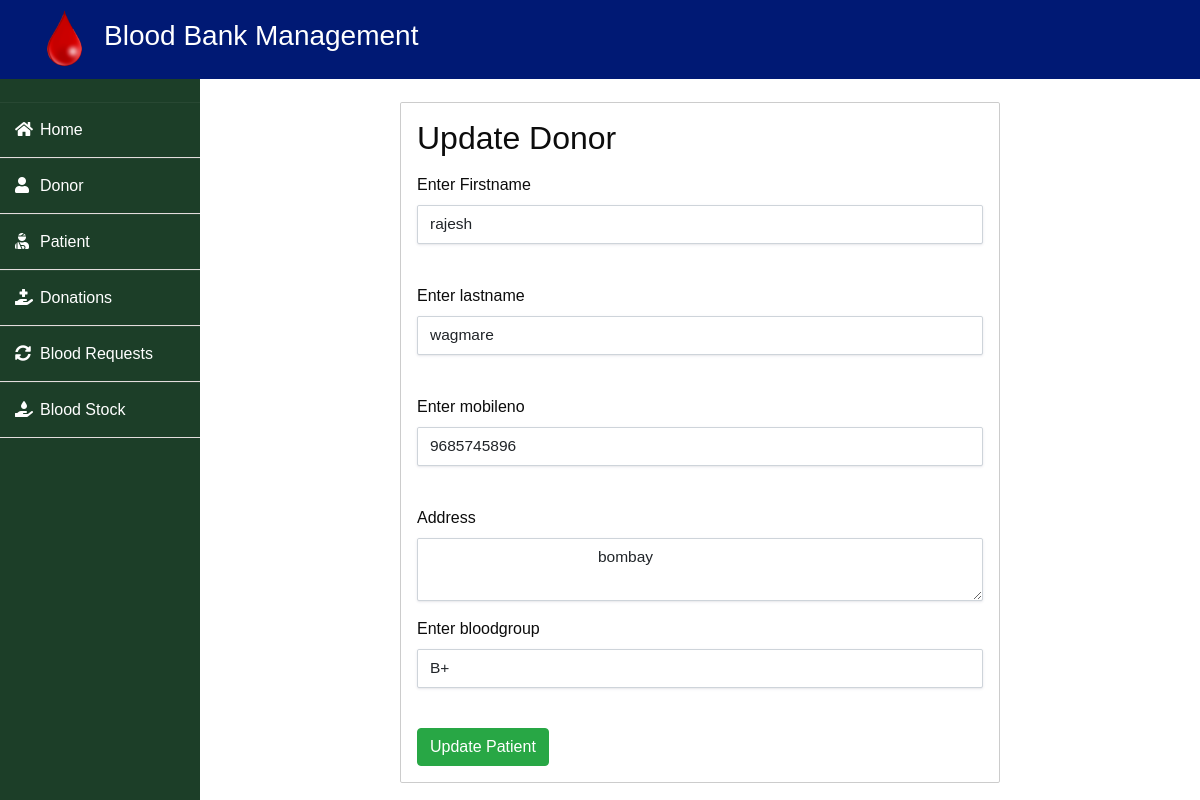
/updated/3, run on the app's committed database.
### donor/models.py (models this page shows, shortened)
class Donor(models.Model):
    user=models.OneToOneField(User,on_delete=models.CASCADE)
    mobileno = models.CharField(max_length=20,null=False)
    address = models.CharField(max_length=40)
    bloodgroup=models.CharField(max_length=10)

### blood/views.py (the view, shortened to what this page needs)
# urls.py: path('updated/<int:id>',views.updated,name='updated'),
def updated(request,id):
     donor=dmodels.Donor.objects.get(pk=id)
     user=dmodels.User.objects.get(id=donor.user_id)
     return render(request,"action/updated.html",{'donor':donor})

### templates/action/updated.html (shortened to what this page needs)
{% extends 'action/adminbase.html' %}
{% block content %}
<html>
<head>
    <title></title></head>
    <body>
    <div class="box-outer">
    <form method="POST" action="/updated/{{donor.id}}">
         <h2 class="heading">Update Donor</h2>
        <label for="firstname">Enter Firstname</label>
        <input type="text" value="{{donor.user.first_name}}" name="firstname" class="input-control" id="firstname"><br>
        <label for="lastname">Enter lastname</label>
        <input type="text" value="{{donor.user.last_name}}" name="lastname" class="input-control" id="lastname"><br>
        <label for="mobileno">Enter mobileno</label>
        <input type="text" value="{{donor.mobileno}}" name="mobileno" class="input-control" id="mobileno"><br>
         <label for="address">Address</label>
        <textarea id="address" class="input-control" name="address" >
             {{donor.address}}</textarea>
        <label for="bloodgroup">Enter bloodgroup</label>
        <select name="bloodgroup" id="bloodgroup" class="input-control">
        <option value="{{donor.bloodgroup}}">{{donor.bloodgroup}}</option>
        </select><br>
        <input type="submit" name="submit" class="btn btn-success " value="Update Patient">
    </form>
    </div>
</body>
</html>
{% endblock content %}

### static/home/style.css (style rules this page uses)
body { font-family: 'Roboto', sans-serif; color: #0c0c0c; background-color: #ffffff; overflow-x: hidden; }
.btn, .btn:focus { outline: none !important; -webkit-box-shadow: none; box-shadow: none; }

### templates/action/adminbase.html (style rules this page uses)
* { margin: 0; padding: 0; box-sizing: border-box; list-style: none; text-decoration: none; font-family: 'Josefin Sans', sans-serif; }
body { background-color: #f3f5f9; }

### templates/action/updated.html (style rules this page uses)
.box-outer { border: 1px solid #ccc; background-color: #FFFFFF; padding: 1rem; margin:200px; margin-bottom:10px; margin-top:30px; border-radius: .12rem; }
.heading { margin-bottom: 1rem; }
.input-control { transition: border .1s linear 0s, box-shadow .1s, width .25s, color .2s; border: 1px solid #ced4da; box-shadow: 0 1px 3px rgb(50 50 93 / 10%), 0 1px 0 rgb(0 0 0 / 2%); display: block; width: 100%; padding: .375rem .75rem; font-size: .969rem; font-weight: 400; line-height: 1.6; color: #212529; background-color: #FFF; background-clip: padding-box; appearance: none; border-radius: .12rem; margin-bottom: 1rem; }

### data on the page
Donor: firstname "rajesh", lastname "wagmare", mobileno "9685745896", address "bombay", bloodgroup "B+"
